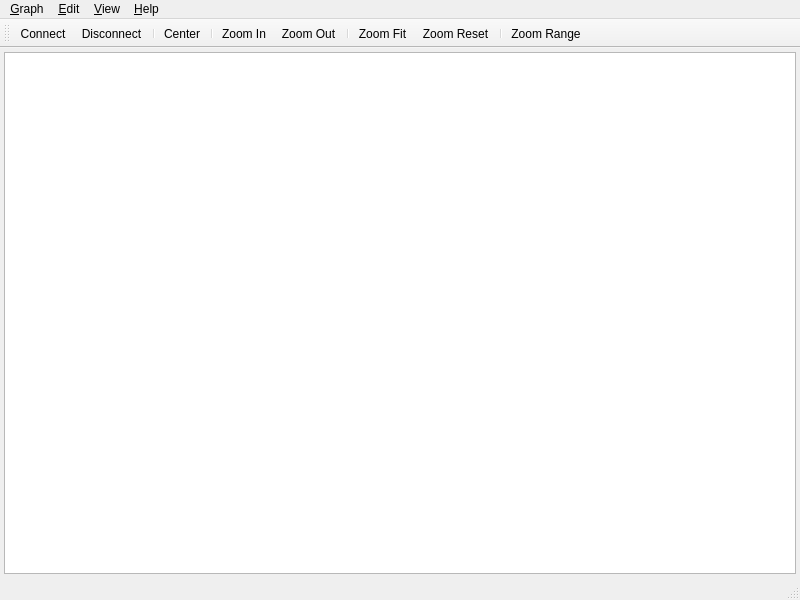
<ui version="4.0" >
 <author>rncbc aka Rui Nuno Capela</author>
 <comment>JACK Audio Connection Kit - Qt GUI Interface.

   Copyright (C) 2003-2018, rncbc aka Rui Nuno Capela. All rights reserved.

   This program is free software; you can redistribute it and/or
   modify it under the terms of the GNU General Public License
   as published by the Free Software Foundation; either version 2
   of the License, or (at your option) any later version.

   This program is distributed in the hope that it will be useful,
   but WITHOUT ANY WARRANTY; without even the implied warranty of
   MERCHANTABILITY or FITNESS FOR A PARTICULAR PURPOSE.  See the
   GNU General Public License for more details.

   You should have received a copy of the GNU General Public License along
   with this program; if not, write to the Free Software Foundation, Inc.,
   51 Franklin Street, Fifth Floor, Boston, MA 02110-1301 USA.

 </comment>
 <class>qjackctlGraphForm</class>
 <widget class="QMainWindow" name="qjackctlGraphForm" >
  <property name="geometry" >
   <rect>
    <x>0</x>
    <y>0</y>
    <width>800</width>
    <height>600</height>
   </rect>
  </property>
  <property name="windowTitle" >
   <string>Graph - JACK Audio Connection Kit</string>
  </property>
  <property name="windowIcon" >
   <iconset resource="qjackctl.qrc" >:/images/graph1.png</iconset>
  </property>
  <widget class="QWidget" name="MainCentralWidget">
   <layout class="QVBoxLayout">
    <item>
     <widget class="qjackctlGraphCanvas" name="graphCanvas"/>
    </item>
   </layout>
  </widget>
  <widget class="QStatusBar" name="StatusBar"/>
  <widget class="QMenuBar" name="MenuBar">
   <property name="geometry">
    <rect>
     <x>0</x>
     <y>0</y>
     <width>800</width>
     <height>20</height>
    </rect>
   </property>
   <widget class="QMenu" name="graphMenu">
    <property name="title">
     <string>&amp;Graph</string>
    </property>
    <addaction name="graphConnectAction"/>
    <addaction name="graphDisconnectAction"/>
    <addaction name="separator"/>
    <addaction name="graphCloseAction"/>
   </widget>
   <widget class="QMenu" name="editMenu">
    <property name="title">
     <string>&amp;Edit</string>
    </property>
    <addaction name="editSelectAllAction"/>
    <addaction name="editSelectNoneAction"/>
    <addaction name="editSelectInvertAction"/>
   </widget>
   <widget class="QMenu" name="viewMenu">
    <property name="title">
     <string>&amp;View</string>
    </property>
    <widget class="QMenu" name="viewZoomMenu">
     <property name="title">
      <string>&amp;Zoom</string>
     </property>
     <property name="icon">
      <iconset resource="qjackctl.qrc">:/images/graphZoomTool.png</iconset>
     </property>
     <addaction name="viewZoomInAction"/>
     <addaction name="viewZoomOutAction"/>
     <addaction name="separator"/>
     <addaction name="viewZoomFitAction"/>
     <addaction name="viewZoomResetAction"/>
    </widget>
    <widget class="QMenu" name="viewColorsMenu">
     <property name="title">
      <string>Co&amp;lors</string>
     </property>
     <property name="icon">
      <iconset resource="qjackctl.qrc">:/images/graphColors.png</iconset>
     </property>
     <addaction name="viewColorsJackAudioAction"/>
     <addaction name="viewColorsJackMidiAction"/>
     <addaction name="viewColorsAlsaMidiAction"/>
     <addaction name="separator"/>
     <addaction name="viewColorsResetAction"/>
    </widget>
    <widget class="QMenu" name="viewSortMenu">
     <property name="title">
      <string>S&amp;ort</string>
     </property>
     <addaction name="viewSortPortNameAction"/>
     <addaction name="viewSortPortTitleAction"/>
     <addaction name="separator"/>
     <addaction name="viewSortAscendingAction"/>
     <addaction name="viewSortDescendingAction"/>
    </widget>
    <addaction name="viewMenubarAction"/>
    <addaction name="viewStatusbarAction"/>
    <addaction name="viewToolbarAction"/>
    <addaction name="separator"/>
    <addaction name="viewTextBesideIconsAction"/>
    <addaction name="viewColorsMenu"/>
    <addaction name="viewSortMenu"/>
    <addaction name="separator"/>
    <addaction name="viewCenterAction"/>
    <addaction name="viewZoomMenu"/>
    <addaction name="viewZoomRangeAction"/>
    <addaction name="separator"/>
    <addaction name="viewRefreshAction"/>
   </widget>
   <widget class="QMenu" name="helpMenu">
    <property name="title">
     <string>&amp;Help</string>
    </property>
    <addaction name="helpAboutAction"/>
    <addaction name="helpAboutQtAction"/>
   </widget>
   <addaction name="graphMenu"/>
   <addaction name="editMenu"/>
   <addaction name="viewMenu"/>
   <addaction name="separator"/>
   <addaction name="helpMenu"/>
  </widget>
  <widget class="QToolBar" name="ToolBar">
   <property name="allowedAreas">
    <set>Qt::AllToolBarAreas</set>
   </property>
   <property name="orientation">
    <enum>Qt::Horizontal</enum>
   </property>
   <property name="toolButtonStyle">
    <enum>Qt::ToolButtonTextBesideIcon</enum>
   </property>
   <property name="floatable">
    <bool>true</bool>
   </property>
   <attribute name="toolBarArea">
    <enum>TopToolBarArea</enum>
   </attribute>
   <attribute name="toolBarBreak">
    <bool>false</bool>
   </attribute>
   <addaction name="graphConnectAction"/>
   <addaction name="graphDisconnectAction"/>
   <addaction name="separator"/>
   <addaction name="viewCenterAction"/>
   <addaction name="separator"/>
   <addaction name="viewZoomInAction"/>
   <addaction name="viewZoomOutAction"/>
   <addaction name="separator"/>
   <addaction name="viewZoomFitAction"/>
   <addaction name="viewZoomResetAction"/>
   <addaction name="separator"/>
   <addaction name="viewZoomRangeAction"/>
  </widget>
  <action name="graphConnectAction">
   <property name="icon">
    <iconset resource="qjackctl.qrc">:/images/graphConnect.png</iconset>
   </property>
   <property name="text">
    <string>&amp;Connect</string>
   </property>
   <property name="iconText">
    <string>Connect</string>
   </property>
   <property name="toolTip">
    <string>Connect</string>
   </property>
   <property name="statusTip">
    <string>Connect selected ports</string>
   </property>
   <property name="shortcut">
    <string>Ins</string>
   </property>
  </action>
  <action name="graphDisconnectAction">
   <property name="icon">
    <iconset resource="qjackctl.qrc">:/images/graphDisconnect.png</iconset>
   </property>
   <property name="text">
    <string>&amp;Disconnect</string>
   </property>
   <property name="iconText">
    <string>Disconnect</string>
   </property>
   <property name="toolTip">
    <string>Disconnect</string>
   </property>
   <property name="statusTip">
    <string>Disconnect selected ports</string>
   </property>
   <property name="shortcut">
    <string>Del</string>
   </property>
  </action>
  <action name="graphCloseAction">
   <property name="text">
    <string>Cl&amp;ose</string>
   </property>
   <property name="iconText">
    <string>Close</string>
   </property>
   <property name="toolTip">
    <string>Close</string>
   </property>
   <property name="statusTip">
    <string>Close this application window</string>
   </property>
   <property name="shortcut">
    <string/>
   </property>
  </action>
  <action name="editSelectAllAction">
   <property name="text">
    <string>Select &amp;All</string>
   </property>
   <property name="iconText">
    <string>Select All</string>
   </property>
   <property name="toolTip">
    <string>Select All</string>
   </property>
   <property name="statusTip">
    <string>Select All</string>
   </property>
   <property name="shortcut">
    <string>Ctrl+A</string>
   </property>
  </action>
  <action name="editSelectNoneAction">
   <property name="text">
    <string>Select &amp;None</string>
   </property>
   <property name="iconText">
    <string>Select None</string>
   </property>
   <property name="toolTip">
    <string>Select None</string>
   </property>
   <property name="statusTip">
    <string>Select None</string>
   </property>
   <property name="shortcut">
    <string>Ctrl+Shift+A</string>
   </property>
  </action>
  <action name="editSelectInvertAction">
   <property name="text">
    <string>Select &amp;Invert</string>
   </property>
   <property name="iconText">
    <string>Select Invert</string>
   </property>
   <property name="toolTip">
    <string>Select Invert</string>
   </property>
   <property name="statusTip">
    <string>Select Invert</string>
   </property>
   <property name="shortcut">
    <string>Ctrl+I</string>
   </property>
  </action>
  <action name="viewMenubarAction">
   <property name="checkable">
    <bool>true</bool>
   </property>
   <property name="text">
    <string>&amp;Menubar</string>
   </property>
   <property name="iconText">
    <string>Menubar</string>
   </property>
   <property name="toolTip">
    <string>Menubar</string>
   </property>
   <property name="statusTip">
    <string>Show/hide the main program window menubar</string>
   </property>
   <property name="shortcut">
    <string>Ctrl+M</string>
   </property>
  </action>
  <action name="viewToolbarAction">
   <property name="checkable">
    <bool>true</bool>
   </property>
   <property name="text">
    <string>&amp;Toolbar</string>
   </property>
   <property name="iconText">
    <string>Toolbar</string>
   </property>
   <property name="toolTip">
    <string>Toolbar</string>
   </property>
   <property name="statusTip">
    <string>Show/hide main program window file toolbar</string>
   </property>
  </action>
  <action name="viewStatusbarAction">
   <property name="checkable">
    <bool>true</bool>
   </property>
   <property name="text">
    <string>&amp;Statusbar</string>
   </property>
   <property name="iconText">
    <string>Statusbar</string>
   </property>
   <property name="toolTip">
    <string>Statusbar</string>
   </property>
   <property name="statusTip">
    <string>Show/hide the main program window statusbar</string>
   </property>
   <property name="shortcut">
    <string/>
   </property>
  </action>
  <action name="viewTextBesideIconsAction">
   <property name="checkable">
    <bool>true</bool>
   </property>
   <property name="text">
    <string>Text Beside &amp;Icons</string>
   </property>
   <property name="iconText">
    <string>Text beside icons</string>
   </property>
   <property name="toolTip">
    <string>Text beside icons</string>
   </property>
   <property name="statusTip">
    <string>Show/hide text beside icons</string>
   </property>
  </action>
  <action name="viewCenterAction">
   <property name="icon">
    <iconset resource="qjackctl.qrc">:/images/graphCenter.png</iconset>
   </property>
   <property name="text">
    <string>&amp;Center</string>
   </property>
   <property name="iconText">
    <string>Center</string>
   </property>
   <property name="toolTip">
    <string>Center</string>
   </property>
   <property name="statusTip">
    <string>Center view</string>
   </property>
   <property name="shortcut">
    <string/>
   </property>
  </action>
  <action name="viewRefreshAction">
   <property name="text">
    <string>&amp;Refresh</string>
   </property>
   <property name="iconText">
    <string>Refresh</string>
   </property>
   <property name="toolTip">
    <string>Refresh</string>
   </property>
   <property name="statusTip">
    <string>Refresh view</string>
   </property>
   <property name="shortcut">
    <string>F5</string>
   </property>
  </action>
  <action name="viewZoomInAction">
   <property name="icon">
    <iconset resource="qjackctl.qrc">:/images/graphZoomIn.png</iconset>
   </property>
   <property name="text">
    <string>Zoom &amp;In</string>
   </property>
   <property name="iconText">
    <string>Zoom In</string>
   </property>
   <property name="toolTip">
    <string>Zoom In</string>
   </property>
   <property name="statusTip">
    <string>Zoom In</string>
   </property>
   <property name="shortcut">
    <string>Ctrl++</string>
   </property>
  </action>
  <action name="viewZoomOutAction">
   <property name="icon">
    <iconset resource="qjackctl.qrc">:/images/graphZoomOut.png</iconset>
   </property>
   <property name="text">
    <string>Zoom &amp;Out</string>
   </property>
   <property name="iconText">
    <string>Zoom Out</string>
   </property>
   <property name="toolTip">
    <string>Zoom Out</string>
   </property>
   <property name="statusTip">
    <string>Zoom Out</string>
   </property>
   <property name="shortcut">
    <string>Ctrl+-</string>
   </property>
  </action>
  <action name="viewZoomFitAction">
   <property name="icon">
    <iconset resource="qjackctl.qrc">:/images/graphZoomFit.png</iconset>
   </property>
   <property name="text">
    <string>Zoom &amp;Fit</string>
   </property>
   <property name="iconText">
    <string>Zoom Fit</string>
   </property>
   <property name="toolTip">
    <string>Zoom Fit</string>
   </property>
   <property name="statusTip">
    <string>Zoom Fit</string>
   </property>
   <property name="shortcut">
    <string>Ctrl+0</string>
   </property>
  </action>
  <action name="viewZoomResetAction">
   <property name="icon">
    <iconset resource="qjackctl.qrc">:/images/graphZoomReset.png</iconset>
   </property>
   <property name="text">
    <string>Zoom &amp;Reset</string>
   </property>
   <property name="iconText">
    <string>Zoom Reset</string>
   </property>
   <property name="toolTip">
    <string>Zoom Reset</string>
   </property>
   <property name="statusTip">
    <string>Zoom Reset</string>
   </property>
   <property name="shortcut">
    <string>Ctrl+1</string>
   </property>
  </action>
  <action name="viewZoomRangeAction">
   <property name="checkable">
    <bool>true</bool>
   </property>
   <property name="icon">
    <iconset resource="qjackctl.qrc">:/images/graphZoomRange.png</iconset>
   </property>
   <property name="text">
    <string>&amp;Zoom Range</string>
   </property>
   <property name="iconText">
    <string>Zoom Range</string>
   </property>
   <property name="toolTip">
    <string>Zoom Range</string>
   </property>
   <property name="statusTip">
    <string>Zoom Range</string>
   </property>
   <property name="shortcut">
    <string/>
   </property>
  </action>
  <action name="viewColorsJackAudioAction">
   <property name="text">
    <string>JACK &amp;Audio...</string>
   </property>
   <property name="iconText">
    <string>JACK Audio color</string>
   </property>
   <property name="toolTip">
    <string>JACK Audio color</string>
   </property>
   <property name="statusTip">
    <string>JACK Audio color</string>
   </property>
   <property name="shortcut">
    <string/>
   </property>
  </action>
  <action name="viewColorsJackMidiAction">
   <property name="text">
    <string>JACK &amp;MIDI...</string>
   </property>
   <property name="iconText">
    <string>JACK MIDI</string>
   </property>
   <property name="toolTip">
    <string>JACK MIDI color</string>
   </property>
   <property name="statusTip">
    <string>JACK MIDI color</string>
   </property>
   <property name="shortcut">
    <string/>
   </property>
  </action>
  <action name="viewColorsAlsaMidiAction">
   <property name="text">
    <string>&amp;ALSA MIDI...</string>
   </property>
   <property name="iconText">
    <string>ALSA MIDI</string>
   </property>
   <property name="toolTip">
    <string>ALSA MIDI color</string>
   </property>
   <property name="statusTip">
    <string>ALSA MIDI color</string>
   </property>
   <property name="shortcut">
    <string/>
   </property>
  </action>
  <action name="viewColorsResetAction">
   <property name="text">
    <string>&amp;Reset</string>
   </property>
   <property name="iconText">
    <string>Reset colors</string>
   </property>
   <property name="toolTip">
    <string>Reset colors</string>
   </property>
   <property name="statusTip">
    <string>Reset colors</string>
   </property>
   <property name="shortcut">
    <string/>
   </property>
  </action>
  <action name="viewSortPortNameAction">
   <property name="checkable">
    <bool>true</bool>
   </property>
   <property name="text">
    <string>Port &amp;Name</string>
   </property>
   <property name="toolTip">
    <string>Port name</string>
   </property>
   <property name="statusTip">
    <string>Sort by port name</string>
   </property>
   <property name="shortcut">
    <string/>
   </property>
  </action>
  <action name="viewSortPortTitleAction">
   <property name="checkable">
    <bool>true</bool>
   </property>
   <property name="text">
    <string>Port &amp;Title</string>
   </property>
   <property name="toolTip">
    <string>Port title</string>
   </property>
   <property name="statusTip">
    <string>sort by port title</string>
   </property>
   <property name="shortcut">
    <string/>
   </property>
  </action>
  <action name="viewSortAscendingAction">
   <property name="checkable">
    <bool>true</bool>
   </property>
   <property name="text">
    <string>&amp;Ascending</string>
   </property>
   <property name="toolTip">
    <string>Ascending</string>
   </property>
   <property name="statusTip">
    <string>Ascending sort order</string>
   </property>
   <property name="shortcut">
    <string/>
   </property>
  </action>
  <action name="viewSortDescendingAction">
   <property name="checkable">
    <bool>true</bool>
   </property>
   <property name="text">
    <string>&amp;Descending</string>
   </property>
   <property name="toolTip">
    <string>Descending</string>
   </property>
   <property name="statusTip">
    <string>Descending sort order</string>
   </property>
   <property name="shortcut">
    <string/>
   </property>
  </action>
  <action name="helpAboutAction">
   <property name="text">
    <string>&amp;About...</string>
   </property>
   <property name="iconText">
    <string>About...</string>
   </property>
   <property name="toolTip">
    <string>About</string>
   </property>
   <property name="statusTip">
    <string>Show information about this application program</string>
   </property>
   <property name="shortcut">
    <string/>
   </property>
  </action>
  <action name="helpAboutQtAction">
   <property name="text">
    <string>About &amp;Qt...</string>
   </property>
   <property name="iconText">
    <string>About Qt...</string>
   </property>
   <property name="toolTip">
    <string>About Qt</string>
   </property>
   <property name="statusTip">
    <string>Show information about the Qt toolkit</string>
   </property>
   <property name="shortcut">
    <string/>
   </property>
  </action>
 </widget>
 <layoutdefault spacing="4" margin="4"/>
 <customwidgets>
  <customwidget>
   <class>qjackctlGraphCanvas</class>
   <extends>QGraphicsView</extends>
   <header>qjackctlGraph.h</header>
  </customwidget>
 </customwidgets>
 <resources>
  <include location="qjackctl.qrc"/>
 </resources>
 <connections/>
</ui>
